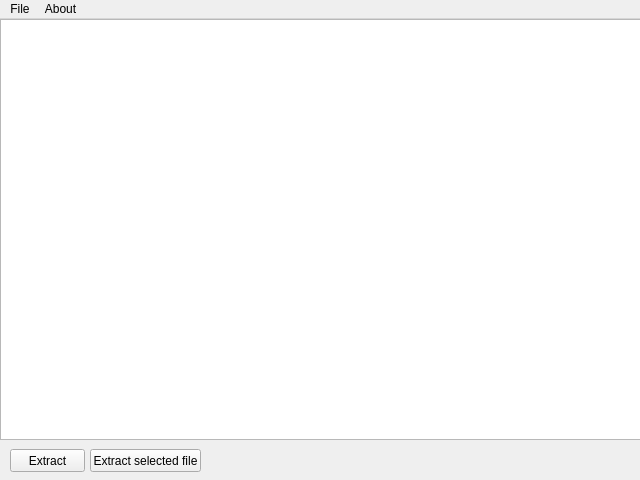
<?xml version="1.0" encoding="UTF-8"?>
<ui version="4.0">
 <class>OpenZIP</class>
 <widget class="QMainWindow" name="OpenZIP">
  <property name="geometry">
   <rect>
    <x>0</x>
    <y>0</y>
    <width>640</width>
    <height>480</height>
   </rect>
  </property>
  <property name="windowTitle">
   <string>OpenZIP</string>
  </property>
  <widget class="QWidget" name="centralwidget">
   <widget class="QListView" name="fileViewer">
    <property name="geometry">
     <rect>
      <x>0</x>
      <y>0</y>
      <width>641</width>
      <height>421</height>
     </rect>
    </property>
   </widget>
   <widget class="QPushButton" name="extract">
    <property name="geometry">
     <rect>
      <x>10</x>
      <y>430</y>
      <width>75</width>
      <height>23</height>
     </rect>
    </property>
    <property name="text">
     <string>Extract</string>
    </property>
   </widget>
   <widget class="QPushButton" name="extractSelected">
    <property name="geometry">
     <rect>
      <x>90</x>
      <y>430</y>
      <width>111</width>
      <height>23</height>
     </rect>
    </property>
    <property name="text">
     <string>Extract selected file</string>
    </property>
   </widget>
  </widget>
  <widget class="QMenuBar" name="menubar">
   <property name="geometry">
    <rect>
     <x>0</x>
     <y>0</y>
     <width>640</width>
     <height>21</height>
    </rect>
   </property>
   <widget class="QMenu" name="menuFile">
    <property name="title">
     <string>File</string>
    </property>
    <addaction name="actionOpen"/>
    <addaction name="actionew"/>
    <addaction name="separator"/>
    <addaction name="actionExir"/>
   </widget>
   <widget class="QMenu" name="menuAbout">
    <property name="title">
     <string>About</string>
    </property>
    <addaction name="actionAbout_OpenZIP"/>
   </widget>
   <addaction name="menuFile"/>
   <addaction name="menuAbout"/>
  </widget>
  <action name="actionOpen">
   <property name="text">
    <string>New</string>
   </property>
  </action>
  <action name="actionew">
   <property name="text">
    <string>Open</string>
   </property>
  </action>
  <action name="actionExir">
   <property name="text">
    <string>Exit</string>
   </property>
  </action>
  <action name="actionAbout_OpenZIP">
   <property name="text">
    <string>About OpenZIP</string>
   </property>
  </action>
  <action name="actionUpdate_from_UPD_file">
   <property name="text">
    <string>Update from UPD file</string>
   </property>
  </action>
  <action name="actionUpdate_from_Github">
   <property name="text">
    <string>Update from Github</string>
   </property>
  </action>
 </widget>
 <resources/>
 <connections/>
</ui>
